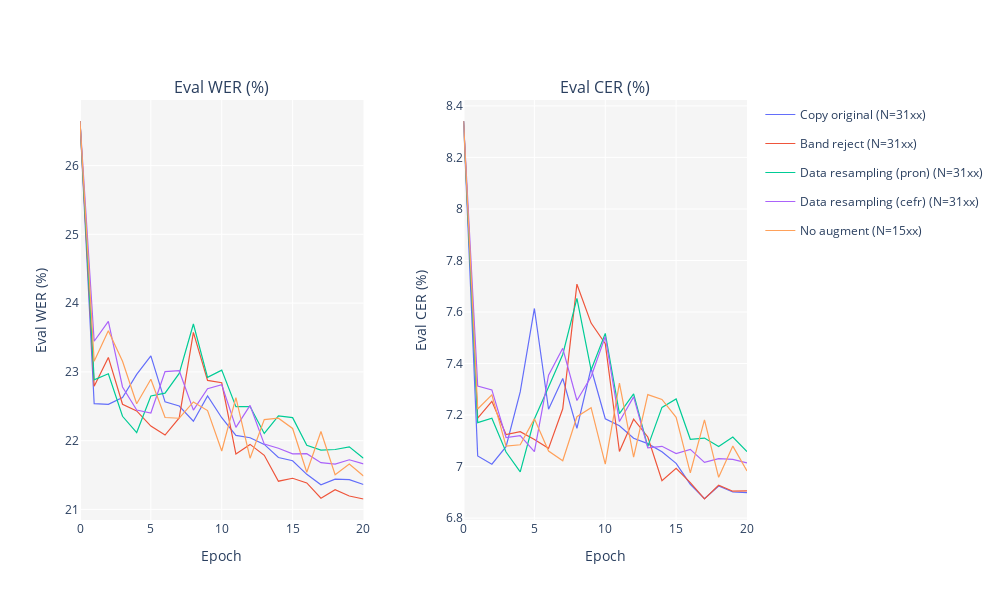

Notebook source saved alongside this figure:
### Code cell
all_wer_cer = []
all_losses = []

for name, paths in asr_output_paths.items():
    wer_cer, losses = get_df(paths)
    wer_cer["transform"] = name
    losses["transform"] = name
    all_wer_cer.append(wer_cer)
    all_losses.append(losses)

all_wer_cer = pd.concat(all_wer_cer)
all_losses = pd.concat(all_losses)

plot_metrics(all_wer_cer,
             ys=["eval_wer", "eval_cer"],
             group="transform",
             titles=["Eval WER (%)", "Eval CER (%)"], rows=1)

# plot_metrics(all_losses,
#              ys=["eval_loss", "loss"],
#              group="transform",
#              titles=["Eval loss", "Train loss"], rows=1)

### Figure 1 — Plotly figure (JSON) as saved in the notebook; plotly's stock layout.template omitted (floating-point values rounded to 4 significant figures)
{"data": [{"hovertemplate": "transform=Copy original (N=31xx)<br>epoch=%{x}<br>eval_wer=%{y}<extra></extra>", "legendgroup": "Copy original (N=31xx)", "line": {"color": "#636efa", "dash": "solid", "width": 1.2}, "marker": {"symbol": "circle"}, "mode": "lines", "name": "Copy original (N=31xx)", "orientation": "v", "showlegend": true, "type": "scatter", "x": [0, 1, 2, 3, 4, 5, 6, 7, 8, 9, 10, 11, 12, 13, 14, 15, 16, 17, 18, 19, 20], "xaxis": "x", "y": [26.65, 22.54, 22.53, 22.63, 22.96, 23.23, 22.56, 22.5, 22.28, 22.65, 22.33, 22.08, 22.04, 21.95, 21.75, 21.71, 21.51, 21.36, 21.44, 21.43, 21.36], "yaxis": "y"}, {"hovertemplate": "transform=Band reject (N=31xx)<br>epoch=%{x}<br>eval_wer=%{y}<extra></extra>", "legendgroup": "Band reject (N=31xx)", "line": {"color": "#EF553B", "dash": "solid", "width": 1.2}, "marker": {"symbol": "circle"}, "mode": "lines", "name": "Band reject (N=31xx)", "orientation": "v", "showlegend": true, "type": "scatter", "x": [0, 1, 2, 3, 4, 5, 6, 7, 8, 9, 10, 11, 12, 13, 14, 15, 16, 17, 18, 19, 20], "xaxis": "x", "y": [26.65, 22.79, 23.21, 22.53, 22.43, 22.21, 22.08, 22.33, 23.57, 22.88, 22.84, 21.8, 21.95, 21.79, 21.41, 21.45, 21.39, 21.16, 21.29, 21.2, 21.15], "yaxis": "y"}, {"hovertemplate": "transform=Data resampling (pron) (N=31xx)<br>epoch=%{x}<br>eval_wer=%{y}<extra></extra>", "legendgroup": "Data resampling (pron) (N=31xx)", "line": {"color": "#00cc96", "dash": "solid", "width": 1.2}, "marker": {"symbol": "circle"}, "mode": "lines", "name": "Data resampling (pron) (N=31xx)", "orientation": "v", "showlegend": true, "type": "scatter", "x": [0, 1, 2, 3, 4, 5, 6, 7, 8, 9, 10, 11, 12, 13, 14, 15, 16, 17, 18, 19, 20], "xaxis": "x", "y": [26.65, 22.89, 22.97, 22.35, 22.12, 22.65, 22.69, 22.98, 23.7, 22.92, 23.03, 22.49, 22.5, 22.1, 22.36, 22.34, 21.93, 21.86, 21.87, 21.91, 21.74], "yaxis": "y"}, {"hovertemplate": "transform=Data resampling (cefr) (N=31xx)<br>epoch=%{x}<br>eval_wer=%{y}<extra></extra>", "legendgroup": "Data resampling (cefr) (N=31xx)", "line": {"color": "#ab63fa", "dash": "solid", "width": 1.2}, "marker": {"symbol": "circle"}, "mode": "lines", "name": "Data resampling (cefr) (N=31xx)", "orientation": "v", "showlegend": true, "type": "scatter", "x": [0, 1, 2, 3, 4, 5, 6, 7, 8, 9, 10, 11, 12, 13, 14, 15, 16, 17, 18, 19, 20], "xaxis": "x", "y": [26.65, 23.44, 23.73, 22.78, 22.45, 22.4, 23.0, 23.02, 22.44, 22.76, 22.81, 22.19, 22.51, 21.95, 21.89, 21.81, 21.81, 21.68, 21.66, 21.72, 21.66], "yaxis": "y"}, {"hovertemplate": "transform=No augment (N=15xx)<br>epoch=%{x}<br>eval_wer=%{y}<extra></extra>", "legendgroup": "No augment (N=15xx)", "line": {"color": "#FFA15A", "dash": "solid", "width": 1.2}, "marker": {"symbol": "circle"}, "mode": "lines", "name": "No augment (N=15xx)", "orientation": "v", "showlegend": true, "type": "scatter", "x": [0, 1, 2, 3, 4, 5, 6, 7, 8, 9, 10, 11, 12, 13, 14, 15, 16, 17, 18, 19, 20], "xaxis": "x", "y": [26.65, 23.15, 23.6, 23.15, 22.54, 22.89, 22.34, 22.33, 22.56, 22.44, 21.85, 22.62, 21.74, 22.31, 22.33, 22.18, 21.54, 22.13, 21.5, 21.66, 21.49], "yaxis": "y"}, {"hovertemplate": "transform=Copy original (N=31xx)<br>epoch=%{x}<br>eval_cer=%{y}<extra></extra>", "legendgroup": "Copy original (N=31xx)", "line": {"color": "#636efa", "dash": "solid", "width": 1.2}, "marker": {"symbol": "circle"}, "mode": "lines", "name": "Copy original (N=31xx)", "orientation": "v", "showlegend": false, "type": "scatter", "x": [0, 1, 2, 3, 4, 5, 6, 7, 8, 9, 10, 11, 12, 13, 14, 15, 16, 17, 18, 19, 20], "xaxis": "x2", "y": [8.341, 7.041, 7.009, 7.077, 7.29, 7.614, 7.223, 7.342, 7.149, 7.382, 7.186, 7.159, 7.11, 7.089, 7.057, 7.013, 6.931, 6.875, 6.925, 6.901, 6.899], "yaxis": "y2"}, {"hovertemplate": "transform=Band reject (N=31xx)<br>epoch=%{x}<br>eval_cer=%{y}<extra></extra>", "legendgroup": "Band reject (N=31xx)", "line": {"color": "#EF553B", "dash": "solid", "width": 1.2}, "marker": {"symbol": "circle"}, "mode": "lines", "name": "Band reject (N=31xx)", "orientation": "v", "showlegend": false, "type": "scatter", "x": [0, 1, 2, 3, 4, 5, 6, 7, 8, 9, 10, 11, 12, 13, 14, 15, 16, 17, 18, 19, 20], "xaxis": "x2", "y": [8.341, 7.188, 7.253, 7.124, 7.136, 7.105, 7.071, 7.224, 7.708, 7.557, 7.477, 7.058, 7.184, 7.115, 6.945, 6.993, 6.938, 6.874, 6.928, 6.904, 6.906], "yaxis": "y2"}, {"hovertemplate": "transform=Data resampling (pron) (N=31xx)<br>epoch=%{x}<br>eval_cer=%{y}<extra></extra>", "legendgroup": "Data resampling (pron) (N=31xx)", "line": {"color": "#00cc96", "dash": "solid", "width": 1.2}, "marker": {"symbol": "circle"}, "mode": "lines", "name": "Data resampling (pron) (N=31xx)", "orientation": "v", "showlegend": false, "type": "scatter", "x": [0, 1, 2, 3, 4, 5, 6, 7, 8, 9, 10, 11, 12, 13, 14, 15, 16, 17, 18, 19, 20], "xaxis": "x2", "y": [8.341, 7.171, 7.187, 7.056, 6.98, 7.185, 7.309, 7.435, 7.653, 7.375, 7.517, 7.206, 7.282, 7.077, 7.23, 7.262, 7.106, 7.111, 7.077, 7.115, 7.058], "yaxis": "y2"}, {"hovertemplate": "transform=Data resampling (cefr) (N=31xx)<br>epoch=%{x}<br>eval_cer=%{y}<extra></extra>", "legendgroup": "Data resampling (cefr) (N=31xx)", "line": {"color": "#ab63fa", "dash": "solid", "width": 1.2}, "marker": {"symbol": "circle"}, "mode": "lines", "name": "Data resampling (cefr) (N=31xx)", "orientation": "v", "showlegend": false, "type": "scatter", "x": [0, 1, 2, 3, 4, 5, 6, 7, 8, 9, 10, 11, 12, 13, 14, 15, 16, 17, 18, 19, 20], "xaxis": "x2", "y": [8.341, 7.313, 7.298, 7.113, 7.12, 7.058, 7.355, 7.459, 7.256, 7.349, 7.505, 7.175, 7.27, 7.073, 7.079, 7.051, 7.067, 7.016, 7.031, 7.028, 7.014], "yaxis": "y2"}, {"hovertemplate": "transform=No augment (N=15xx)<br>epoch=%{x}<br>eval_cer=%{y}<extra></extra>", "legendgroup": "No augment (N=15xx)", "line": {"color": "#FFA15A", "dash": "solid", "width": 1.2}, "marker": {"symbol": "circle"}, "mode": "lines", "name": "No augment (N=15xx)", "orientation": "v", "showlegend": false, "type": "scatter", "x": [0, 1, 2, 3, 4, 5, 6, 7, 8, 9, 10, 11, 12, 13, 14, 15, 16, 17, 18, 19, 20], "xaxis": "x2", "y": [8.341, 7.224, 7.278, 7.079, 7.085, 7.185, 7.06, 7.023, 7.193, 7.229, 7.009, 7.324, 7.037, 7.279, 7.261, 7.191, 6.976, 7.181, 6.958, 7.08, 6.983], "yaxis": "y2"}], "layout": {"annotations": [{"font": {"size": 16}, "showarrow": false, "text": "Eval WER (%)", "x": 0.2125, "xanchor": "center", "xref": "paper", "y": 1, "yanchor": "bottom", "yref": "paper"}, {"font": {"size": 16}, "showarrow": false, "text": "Eval CER (%)", "x": 0.7875, "xanchor": "center", "xref": "paper", "y": 1, "yanchor": "bottom", "yref": "paper"}], "height": 600, "plot_bgcolor": "whitesmoke", "width": 1000, "xaxis": {"anchor": "y", "domain": [0, 0.425], "title": {"text": "Epoch"}}, "xaxis2": {"anchor": "y2", "domain": [0.575, 1], "title": {"text": "Epoch"}}, "yaxis": {"anchor": "x", "domain": [0, 1], "title": {"text": "Eval WER (%)"}}, "yaxis2": {"anchor": "x2", "domain": [0, 1], "title": {"text": "Eval CER (%)"}}}}
